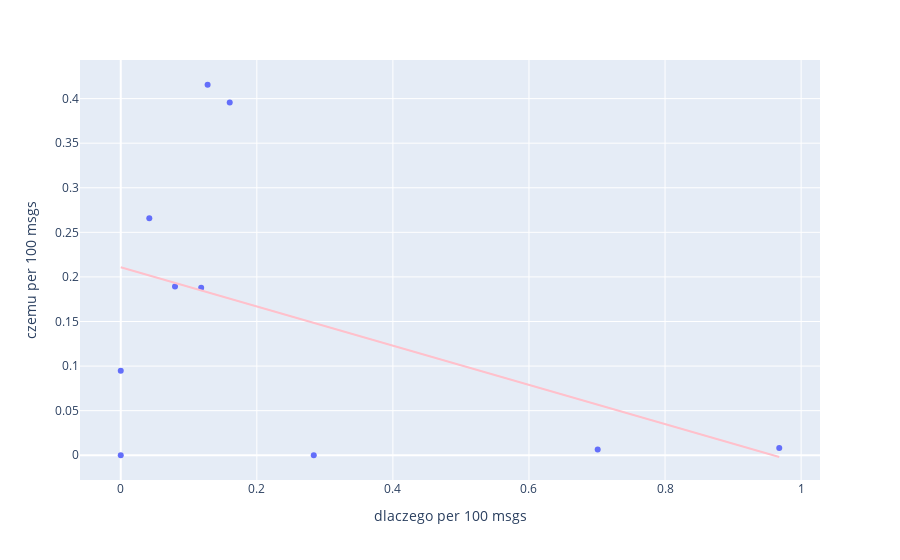

The code cell stored with this chart in its notebook:
### Markdown cell above
## Correlation of _word1_ (set above) usage with _word2_ (set below) usage

### Code cell
word2 = 'czemu' # set word2 here




if word1 == word2:
    print('word 2 has to be different from word1')
w2_coeffs = stats.word_usage_coefficients(word2, word_counts, msg_stats)
w2_coeffs = {k:v * 100 for k,v in w2_coeffs.items()}
w2_df = pd.DataFrame(w2_coeffs.items(), columns = ['Sender', f'{word2} per 100 msgs'])

nat_join = w2_df.merge(w1_df, how = 'inner')
cor = nat_join.corr().iloc[0,1]
fig = px.scatter(nat_join,y = f'{word2} per 100 msgs', x = f'{word1} per 100 msgs', trendline="ols", trendline_color_override = 'pink')
fig.show()
print('The correlation is', cor)

### Figure 1 — Plotly figure (JSON) as saved in the notebook; plotly's stock layout.template omitted (floating-point values rounded to 4 significant figures)
{"data": [{"hoverlabel": {"namelength": 0}, "hovertemplate": "dlaczego per 100 msgs=%{x}<br>czemu per 100 msgs=%{y}", "legendgroup": "", "marker": {"color": "#636efa", "symbol": "circle"}, "mode": "markers", "name": "", "showlegend": false, "type": "scatter", "x": [0.9678, 0.1602, 0.701, 0.1182, 0.04196, 0.1276, 0.07974, 0, 0.2837, 0], "xaxis": "x", "y": [0.008202, 0.3957, 0.006315, 0.1878, 0.2658, 0.4155, 0.1894, 0.09479, 0, 0], "yaxis": "y"}, {"hoverlabel": {"namelength": 0}, "hovertemplate": "<b>OLS trendline</b><br>czemu per 100 msgs = -0.219896 * dlaczego per 100 msgs + 0.210887<br>R<sup>2</sup>=0.196463<br><br>dlaczego per 100 msgs=%{x}<br>czemu per 100 msgs=%{y} <b>(trend)</b>", "legendgroup": "", "line": {"color": "pink"}, "marker": {"color": "#636efa", "symbol": "circle"}, "mode": "lines", "name": "", "showlegend": false, "type": "scatter", "x": [0, 0, 0.04196, 0.07974, 0.1182, 0.1276, 0.1602, 0.2837, 0.701, 0.9678], "xaxis": "x", "y": [0.2109, 0.2109, 0.2017, 0.1934, 0.1849, 0.1828, 0.1757, 0.1485, 0.05674, -0.001939], "yaxis": "y"}], "layout": {"legend": {"tracegroupgap": 0}, "margin": {"t": 60}, "xaxis": {"anchor": "y", "domain": [0, 1], "title": {"text": "dlaczego per 100 msgs"}}, "yaxis": {"anchor": "x", "domain": [0, 1], "title": {"text": "czemu per 100 msgs"}}}}
